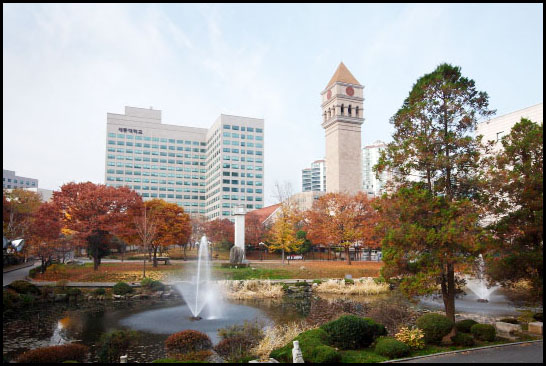
//> input picture Week2/sejong.jpg, 546 x 366 px
$ ./1   (built with g++ and OpenCV 4)
//> lines starting //> are read from the running program, lines starting //| are printed output that depends on the picture
#include <opencv2/opencv.hpp>

int main() {
	IplImage* src = cvLoadImage("C:\\temp\\sejong.jpg");
//> src is the input picture: 366 rows x 546 cols, CV_8UC3; mean B, G, R 140.5, 147.3, 153.1
	IplImage* dst = cvCreateImage(cvGetSize(src), 8, 3);
	CvSize size = cvGetSize(src);
//> size = Size(546, 366)
	int w = size.width;
//> w = 546
	int h = size.height;
//> h = 366

	for (int y = 0; y < h / 2; y++) {
		for (int x = 0; x < w / 2; x++) {
			CvScalar c1 = cvGet2D(src, y, x);
			CvScalar temp1 = cvGet2D(src, (h / 2) + y - 1, (w / 2) + x - 1);
			cvSet2D(dst, y, x, temp1);
			cvSet2D(dst, h / 2 + y - 1, (w / 2) + x - 1, c1);
		}
	}
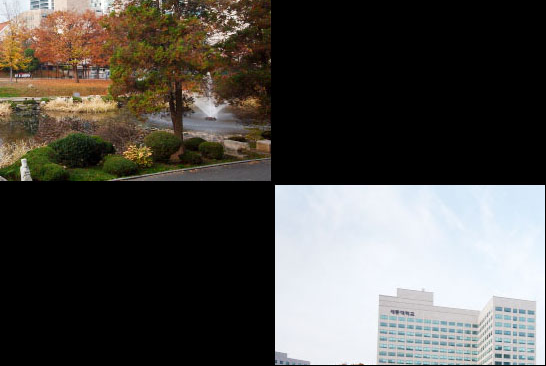
//> dst: 366 rows x 546 cols, CV_8UC3; mean B, G, R 72.2, 76.7, 79.5

	for (int y = h / 2; y < h; y++) {
		for (int x = 0; x < w / 2; x++) {
			CvScalar c1 = cvGet2D(src, y, x);
			CvScalar temp1 = cvGet2D(src, y - h / 2, (w / 2) + x - 1);
			cvSet2D(dst, y, x, temp1);
			cvSet2D(dst, y - h / 2, (w / 2) + x - 1, c1);
		}
	}
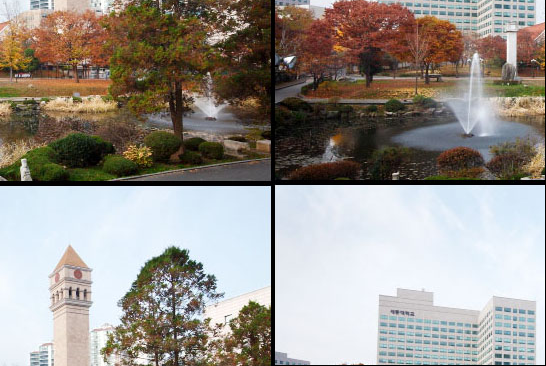
//> dst: 366 rows x 546 cols, CV_8UC3; mean B, G, R 141, 147.8, 153.7
	// [8 lines of commented-out code are left out]

	cvShowImage("src", src);
	cvShowImage("dst", dst);
	cvWaitKey();
}
